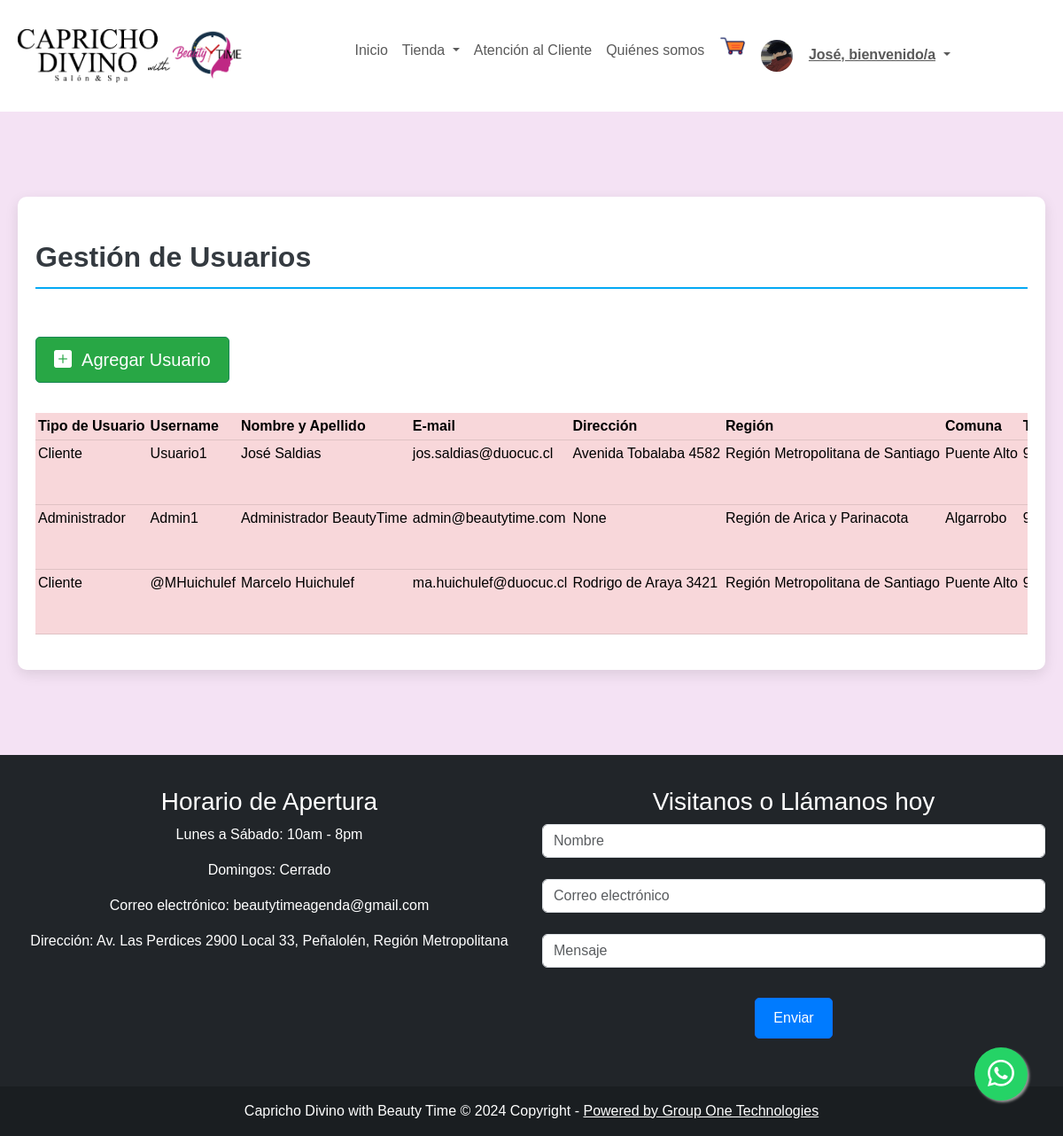
Page /paginas/usuarios (signed in) on the committed database.
### core/models.py (models this page shows, shortened)
class User(AbstractUser):
    CLIENTE = 'Cliente'
    ADMINISTRADOR = 'Administrador'
    TIPO_USUARIO = [
        (CLIENTE, 'Cliente'),
        (ADMINISTRADOR, 'Administrador'),
    ]
    picture = models.ImageField(default = 'users/profile_default.png', upload_to='media/users/')
    direccion = models.CharField(max_length=60, null=True, blank =True)
    region = models.CharField(max_length=200, choices=REGIONES, default=REGIONES[0][0])
    comuna = models.CharField(max_length=200, choices=COMUNAS, default=COMUNAS[0][0])
    telefono = models.CharField(max_length=9, null=True, validators=[MinLengthValidator(9)])
    fecha_nac = models.DateField(null=True)
    tipo_user = models.CharField(max_length=60, choices=TIPO_USUARIO, default=CLIENTE, null=True, blank=True )

### core/views.py (the view)
# urls.py: path("paginas/usuarios", views.usuarios, name="usuarios"),
@login_required
def usuarios(request):
    users = User.objects.all()
    form_editar = editarUsuarioForm()
    context = {"users": users, "form_editar": form_editar}
    return render(request, "registration/usuarios.html", context)

### core/cart.py (called while the page is built, shortened)
  def __iter__(self):
    cart = copy.deepcopy(self.cart)
    productos = Producto.objects.filter(id__in=cart)
    for producto in productos:
      cart[str(producto.id)]["producto"] = producto

### core/context_processors.py (called while the page is built)
def cart_badge(request):
    cart = Cart(request)
    item_count = sum(item['cantidad'] for item in cart)
    return {'cart_badge': item_count}

### core/templates/registration/usuarios.html (shortened to what this page needs)
{% extends "base/base.html" %}
{% load widget_tweaks %}
{% load static %}
{% block css %}
<link rel="stylesheet" href="{% static 'css/productos.css' %}">
{% endblock %}
{% block template %}
<section class="py-5">
    <div class="container py-5 h-100">
        <div class="row d-flex justify-content-center align-items-center h-100">
            <div class="col col-12">
                <div class="wrapper">
                    <div class="text-left mt-4 name">
                        Gestión de Usuarios
                    </div>
                    <div class="table-responsive">
                        <table class="table table-danger table-hover">
                            <br>
                            <a class="btn btn-success btn-lg" href="{% url 'agregarUsuario' %}">
                                <i class="bi bi-plus-square-fill"></i>&nbsp;&nbsp;Agregar Usuario
                            </a>
                            <br><br>
                            <thead>
                                <tr class="table-danger">
                                    <th>Tipo de Usuario</th>
                                    <th>Username</th>
                                    <th>Nombre y Apellido</th>
                                    <th>E-mail</th>
                                    <th>Dirección</th>
                                    <th>Región</th>
                                    <th>Comuna</th>
                                    <th>Teléfono</th>
                                </tr>
                            </thead>
                            <tbody class="text-danger">
                                {% for user in users %}
                                <tr class="table-danger">
                                    <td class="table-danger">{{ user.tipo_user }}</td>
                                    <td class="table-danger">{{ user.username }}</td>
                                    <td class="table-danger">{{ user.first_name }} {{ user.last_name }}</td>
                                    <td class="table-danger">{{ user.email }}</td>
                                    <td class="table-danger">{{ user.direccion }}</td>
                                    <td class="table-danger">{{ user.region }}</td>
                                    <td class="table-danger">{{ user.comuna }}</td>
                                    <td class="table-danger">{{ user.telefono }}</td>
                                </tr>
                                {% endfor %}
                            </tbody>
                        </table>
                    </div>
                </div>
            </div>
        </div>
    </div>
</section>
{% endblock %}

### core/templates/base/base.html (shortened to what this page needs)
{% load static %}
<!DOCTYPE html>
<html lang="es">
<head>
  <link href="https://cdn.jsdelivr.net/npm/bootstrap@5.3.0-alpha3/dist/css/bootstrap.min.css" rel="stylesheet"
>
  <link rel="stylesheet" href="https://cdn.jsdelivr.net/npm/bootstrap-icons@1.10.5/font/bootstrap-icons.css">
  <link href="https://cdnjs.cloudflare.com/ajax/libs/bootstrap-icons/1.8.3/font/bootstrap-icons.min.css"
    rel="stylesheet">
  <link rel="stylesheet" href="{% static 'css/btnwsp.css' %}">
  {% block css %}
  {% endblock %}
</head>
<body>
  {% url 'home' as home %}
  <nav class="navbar navbar-expand-lg navbar-light bg-white">
    <div class="container justify-content-center">
      <a class="navbar-brand" href="{% url 'home' %}">
        <img src="{% static 'img/Beauty-Time.png' %}" alt="Logo" class="img-fluid" style="max-height: 60px;">
      </a>
      <div class="collapse navbar-collapse justify-content-center" id="navbarSupportedContent">
        <ul class="navbar-nav mb-2 mb-lg-0">
          <li class="nav-item">
            <a class="nav-link {% if request.path == home %} active {% endif %}" aria-current="page"
              href="{% url 'home' %}">Inicio</a>
          </li>
          <li class="nav-item dropdown">
            <a class="nav-link dropdown-toggle" href="#" id="navbarDropdown" role="button" data-bs-toggle="dropdown"
              aria-expanded="false">
              Tienda
            </a>
          </li>
          <li class="nav-item">
            <a class="nav-link" href="{% url 'atencioncliente' %}">Atención al Cliente</a>
          </li>
          <li><a class="nav-link" href="{% url 'quienes_somos' %}">Quiénes somos</a></li>
          <li style="position: relative;">
              <a href="{% url 'carrito' %}" style="position: relative;">
                  <img src="{% static 'img/carrito_png.png' %}" width="30px" height="30px" alt="Carrito de Compras">
              </a>
          </li>
          {% if request.user.is_authenticated %}
          <ul class="navbar-nav">
            <li class="nav-item dropdown" style="color:white">
              <a class="nav-link dropdown-toggle" href="#" id="navbarDropdown" role="button" data-bs-toggle="dropdown"
                aria-expanded="false">
                <img src="{{ user.picture.url }}" style="border-radius: 25px; background:white;" height="36" width="36"
                  alt="Avatar" />
                <strong style="text-decoration: underline;">{{ user.first_name|capfirst }}, bienvenido/a</strong>
              </a>
            </li>
          </ul>
          {%else%}
          <li class="nav-item">
            <b> <a class="nav-link" href="{% url 'login' %}">Mi Cuenta</a></b>
          </li>
          {% endif %}
      </div>
    </div>
  </nav>
  {% block template %}
  {% endblock %}
  <footer class="bg-dark text-center text-white">
    <div class="container">
      <div class="row">
        <div class="col-md-6 mt-3">
          <div class="footer-content">
            <h3>Horario de Apertura</h3>
            <p>Lunes a Sábado: 10am - 8pm</p>
            <p>Domingos: Cerrado</p>
            <p>Correo electrónico: beautytimeagenda@gmail.com</p>
            <p>Dirección: Av. Las Perdices 2900 Local 33, Peñalolén, Región Metropolitana</p>
          </div>
        </div>
        <div class="col-md-6 mt-3">
          <div class="footer-content">
            <h3>Visitanos o Llámanos hoy</h3>
            <div class="subscribe-form">
              <input type="text" id="nombre" class="form-control" placeholder="Nombre"><br>
              <input type="email" id="subscribe-email" class="form-control" placeholder="Correo electrónico"><br>
              <input type="text" id="mensaje" class="form-control" placeholder="Mensaje"><br>
              <button type="submit" class="btn btn-primary">Enviar</button>
            </div>
          </div>
        </div>
      </div>
    </div>
    <br>
    <div class="text-center p-3" style="background-color: rgba(0, 0, 0, 0.2);">
      Capricho Divino with Beauty Time © 2024 Copyright -
      <a class="text-white" href="#">Powered by Group One Technologies</a>
    </div>
  </footer>
  <a href="https://api.whatsapp.com/send?phone=+56998027818&text=Buenas,%20me%20gustaria%20obtener%20ayuda%20por favor" class="float pulse" target="_blank">
    <i class="bi bi-whatsapp my-float"></i>
  </a>
</body>
</html>

### core/static/css/btnwsp.css (style rules this page uses)
.float { position: fixed; width: 60px; height: 60px; bottom: 40px; right: 40px; background-color: #25d366; color: #FFF; border-radius: 50px; text-align: center; font-size: 30px; box-shadow: 2px 2px 3px #999; z-index: 100; display: flex; align-items: center; justify-content: center; }
.pulse { animation: pulse-animation 2s infinite; }

### core/static/css/productos.css (style rules this page uses)
body { background-color: rgb(244, 226, 244); }
* { margin: 0; padding: 0; box-sizing: border-box; font-family: 'Poppins', sans-serif; }
.container { max-width: 100%; padding: 20px; margin: 0 auto; }
.wrapper { background-color: #ecf0f3; padding: 20px; border-radius: 10px; box-shadow: 0 5px 15px rgba(0,0,0,0.1); }
.name { font-size: 2rem; font-weight: bold; color: #343a40; margin-bottom: 20px; text-align: left; border-bottom: 2px solid #03A9F4; padding-bottom: 10px; }
.table { width: 100%; margin-bottom: 20px; table-layout: auto; }
.table-responsive { overflow-x: auto; }
.table th, .table td { text-align: left; padding: 3px; white-space: nowrap; }
.btn { margin: 10px 0; padding: 10px 20px; border-radius: 5px; transition: background-color 0.3s ease; }
.btn-success { background-color: #28a745; }
.btn-primary { background-color: #007bff; }
.wrapper { background-color: rgb(255, 255, 255); }

### rows in the picture
User: picture (picture), first_name "José", tipo_user "Cliente", username "Usuario1", last_name "Saldias", email "jos.saldias@duocuc.cl", direccion "Avenida Tobalaba 4582", region "Región Metropolitana de Santiago", comuna "Puente Alto"
User: tipo_user "Administrador", username "Admin1", first_name "Administrador", last_name "BeautyTime", email "admin@beautytime.com", direccion "None", region "Región de Arica y Parinacota", comuna "Algarrobo"
User: tipo_user "Cliente", username "@MHuichulef", first_name "Marcelo", last_name "Huichulef", email "ma.huichulef@duocuc.cl", direccion "Rodrigo de Araya 3421", region "Región Metropolitana de Santiago", comuna "Puente Alto"
